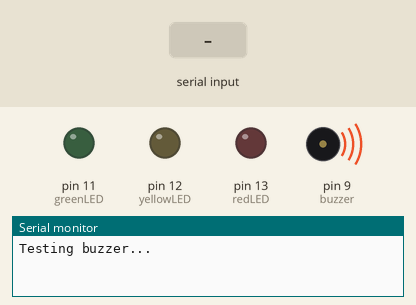
Recording of a sketch running on a simulated Arduino Uno, built with avr-gcc and run on an emulated ATmega328P. On the bench: output pins drawn as LEDs (lit = HIGH), buzzer (waves = sounding, pin HIGH), the last lines printed to the serial monitor. Inputs (shaded band) come from the test bench.

Above: at 0.1 s.
At 2.2 s:
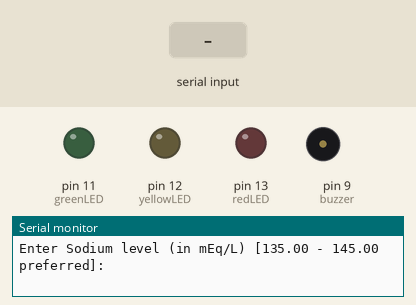
2.3 s: "exit\n" received over Serial
3.8 s: "90,45\n" received over Serial
Timing chart, 0 to 6.8 s (numbered marks = the images above; inputs shaded):
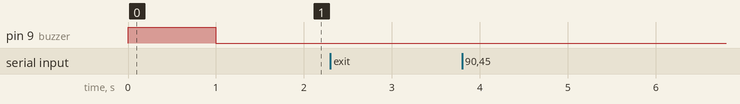

The sketch:

sketch_feb28a.ino
```cpp
const int redLED = 13;
const int yellowLED = 12;
const int greenLED = 11;
const int buzzer = 9; // Buzzer on pin 9

float sodiumLevel;
float potassiumLevel;
String userInput;

void setup() {
  Serial.begin(9600);
  pinMode(redLED, OUTPUT);
  pinMode(yellowLED, OUTPUT);
  pinMode(greenLED, OUTPUT);
  pinMode(buzzer, OUTPUT);

  // Buzzer test on startup
  Serial.println("Testing buzzer...");
  digitalWrite(buzzer, HIGH);
  delay(1000);
  digitalWrite(buzzer, LOW);
  Serial.println("System Ready! Type 'exit' anytime to stop the program.");
}

float readLevel(const char* ion, float minVal, float maxVal) {
  Serial.print("Enter ");
  Serial.print(ion);
  Serial.print(" level (in mEq/L) [");
  Serial.print(minVal);
  Serial.print(" - ");
  Serial.print(maxVal);
  Serial.println(" preferred]: ");

  while (!Serial.available());
  String input = Serial.readStringUntil('\n');
  input.trim();
  return input.toFloat();
}

void loop() {
  // Check for 'exit' command
  if (Serial.available()) {
    userInput = Serial.readStringUntil('\n');
    userInput.trim();

    if (userInput == "exit") {
      Serial.println("Exiting the program...");
      while (true); // Infinite loop to stop further execution
    }
  }

  // Read Sodium and Potassium levels
  sodiumLevel = readLevel("Sodium", 135, 145);
  potassiumLevel = readLevel("Potassium", 3.5, 5.0);

  Serial.print("Sodium Level: ");
  Serial.println(sodiumLevel);
  Serial.print("Potassium Level: ");
  Serial.println(potassiumLevel);

  // Reset LEDs and buzzer
  digitalWrite(redLED, LOW);
  digitalWrite(yellowLED, LOW);
  digitalWrite(greenLED, LOW);
  digitalWrite(buzzer, LOW);

  // Determine hydration status
  if (sodiumLevel > 160 && potassiumLevel < 2.5) {
    digitalWrite(redLED, HIGH);
    digitalWrite(buzzer, HIGH);
    Serial.println("Severe Dehydration! [Red LED + Buzzer ON]");
    playAlertTune();
  } else if (sodiumLevel > 145 && potassiumLevel < 3.0) {
    digitalWrite(redLED, HIGH);
    Serial.println("Acute Dehydration. [Red LED]");
  } else if ((sodiumLevel >= 145 && sodiumLevel <= 160) && (potassiumLevel >= 3.0 && potassiumLevel < 3.5)) {
    digitalWrite(yellowLED, HIGH);
    Serial.println("Borderline Hydration. [Yellow LED ON]");
  } else if (sodiumLevel >= 135 && sodiumLevel <= 145 && potassiumLevel >= 3.5 && potassiumLevel <= 5.0) {
    digitalWrite(greenLED, HIGH);
    Serial.println("Hydrated. [Green LED ON]");
  } else {
    Serial.println("Invalid input. Please check the entered levels.");
  }

  delay(1000); // Wait 1 second before next input
}
void playAlertTune() {
  for (int i = 0; i < 3; i++) { // Repeat 3 times
    tone(buzzer, 2000, 200); // High-pitched beep
    delay(300); // Short pause between beeps
    tone(buzzer, 1500, 200); // Lower-pitched beep
    delay(300); // Short pause between beeps
  }
  noTone(buzzer); // Ensure buzzer is off after the tune
}
```
